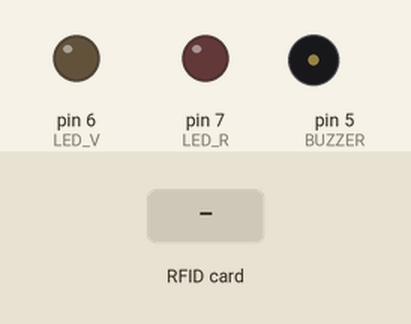
Bench run of a sketch on a simulated Arduino Uno, built with avr-gcc and run on an emulated ATmega328P. Parts: output pins drawn as LEDs (lit = HIGH), buzzer (waves = sounding). The inputs (shaded band) are chosen by the test bench. Pins used as bus, display or sensor lines are not drawn.

Above: at 1.2 s.
1.3 s: RFID card A6 DF C4 07 held to the reader
At 2.5 s:
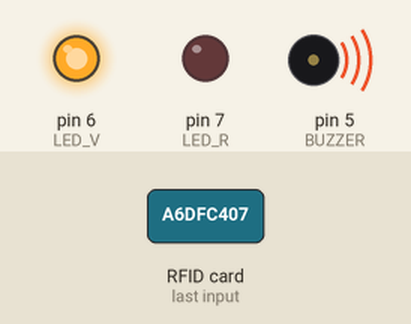
2.8 s: RFID card 5E 7A 19 C4 held to the reader
At 5.8 s:
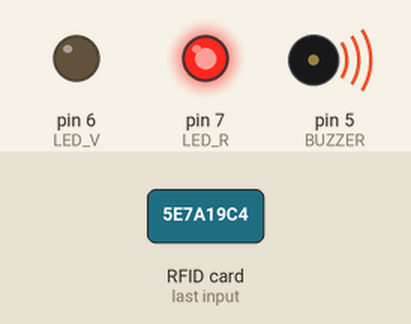
Timing chart, 0 to 7.8 s (numbered marks = the images above; inputs shaded):
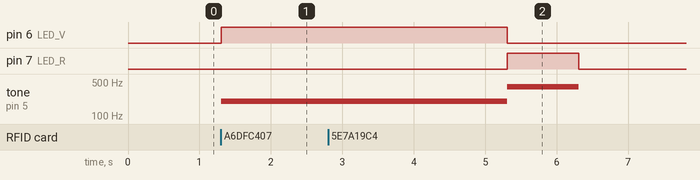

The sketch:

Seguridadbueeeeeee.ino
```cpp
#include <SPI.h>
#include <MFRC522.h>

#define SS_PIN 10
#define RST_PIN 9
#define LED_V 6
#define LED_R 7
#define BUZZER 5

MFRC522 mfrc522(SS_PIN, RST_PIN);

void setup() {
  Serial.begin(9600);
  SPI.begin();
  mfrc522.PCD_Init();
  pinMode(LED_V, OUTPUT);
  pinMode(LED_R, OUTPUT);
  pinMode(BUZZER, OUTPUT);
  noTone(BUZZER);
}

void loop() {
  if (!mfrc522.PICC_IsNewCardPresent()) {
    return;
  }
  if (!mfrc522.PICC_ReadCardSerial()) {
    return;
  }
  String content = "";
  for (byte i = 0; i < mfrc522.uid.size; i++) {
    content.concat(String(mfrc522.uid.uidByte[i] < 0x10 ? " 0" : " "));
    content.concat(String(mfrc522.uid.uidByte[i], HEX));
  }
  content.toUpperCase();
  if (content.substring(1) == "A6 DF C4 07") {
    digitalWrite(LED_V, HIGH);
    tone(BUZZER, 200);
    delay(4000);
    noTone(BUZZER);

    digitalWrite(LED_V, LOW);
  } else {
    digitalWrite(LED_R, HIGH);
    tone(BUZZER, 400);
    delay(1000);
    digitalWrite(LED_R, LOW);
    noTone(BUZZER);
  }
}
```

Measured:
- after the input at 1.3 s, pin 6 (LED_V): LOW → HIGH at once; tone on pin 5 (BUZZER): silent → 200 Hz at once
- after the input at 2.8 s, pin 7 (LED_R): LOW → HIGH after 2.5 s, → LOW 1.0 s later; tone on pin 5 (BUZZER): 200 Hz → 400 Hz after 2.5 s, → silent 1.0 s later
